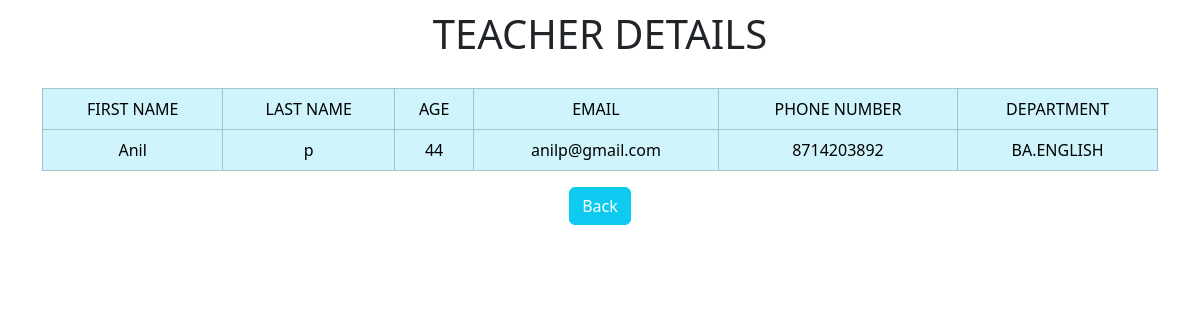
The app's page /teacherview/ with its own data.
### school_m/models.py (models this page shows)
class Teacher1(models.Model):
    department_id = models.ForeignKey(Department,on_delete=models.CASCADE)
    teacher_id = models.ForeignKey(User,on_delete=models.CASCADE)
    age = models.IntegerField()
    phone = models.BigIntegerField()
    class Meta:
        db_table = 'TEACHER 1'

class User (AbstractUser):
    user_type = models.CharField(max_length=30)
    class Meta:
        db_table = 'USER'

class Department(models.Model):
    department_name = models.CharField(max_length=50)
    class Meta:
        db_table = 'DEPARTMENT'

### school_m/views.py (the view)
# urls.py: path('teacherview/', views.teacher_view, ),
def teacher_view(request):
    data= Teacher1.objects.all()
    return render(request,'teacherview.html',{'data':data})

### school_m/templates/teacherview.html (shortened to what this page needs)
<!DOCTYPE html>
<html lang="en">
<head>
    <link href="https://cdn.jsdelivr.net/npm/bootstrap@5.3.8/dist/css/bootstrap.min.css" rel="stylesheet"
>
     <link rel="stylesheet" href="https://cdnjs.cloudflare.com/ajax/libs/remixicon/4.6.0/remixicon.css"
 />
</head>
<body style="text-align: center; padding: 10px;">
<h1>TEACHER DETAILS</h1>
    <div class="container">
        <table class="table table-info table-bordered table-hover">
            <tr>
                <td>FIRST NAME</td>
                <td>LAST NAME</td>
                <td>AGE</td>
                <td>EMAIL</td>
                <td>PHONE NUMBER</td>
                <td>DEPARTMENT</td>
            </tr>
            {% for i in data %}
              <tr>
                <td>{{i.teacher_id.first_name}}</td>
                <td>{{i.teacher_id.last_name}}</td>
                <td>{{i.age}}</td>
                <td>{{i.teacher_id.email}}</td>
                <td>{{i.phone}}</td>
                <td>{{i.department_id.department_name}}</td>
              </tr>
            {% endfor %}
        </table>
        <button class="btn btn-info" style="margin-left: 0px;"><a href="/addmin/"   style="text-decoration: none;color: white;">Back</a></button>
    </div>
</body>
</html>

### school_m/templates/teacherview.html (style rules this page uses)
.container { text-align: center; margin-top: 30px; }

### records on screen
Teacher1: teacher_id.first_name "Anil", teacher_id.last_name "p", age "44", teacher_id.email "anilp@gmail.com", phone "8714203892", department_id.department_name "BA.ENGLISH"
